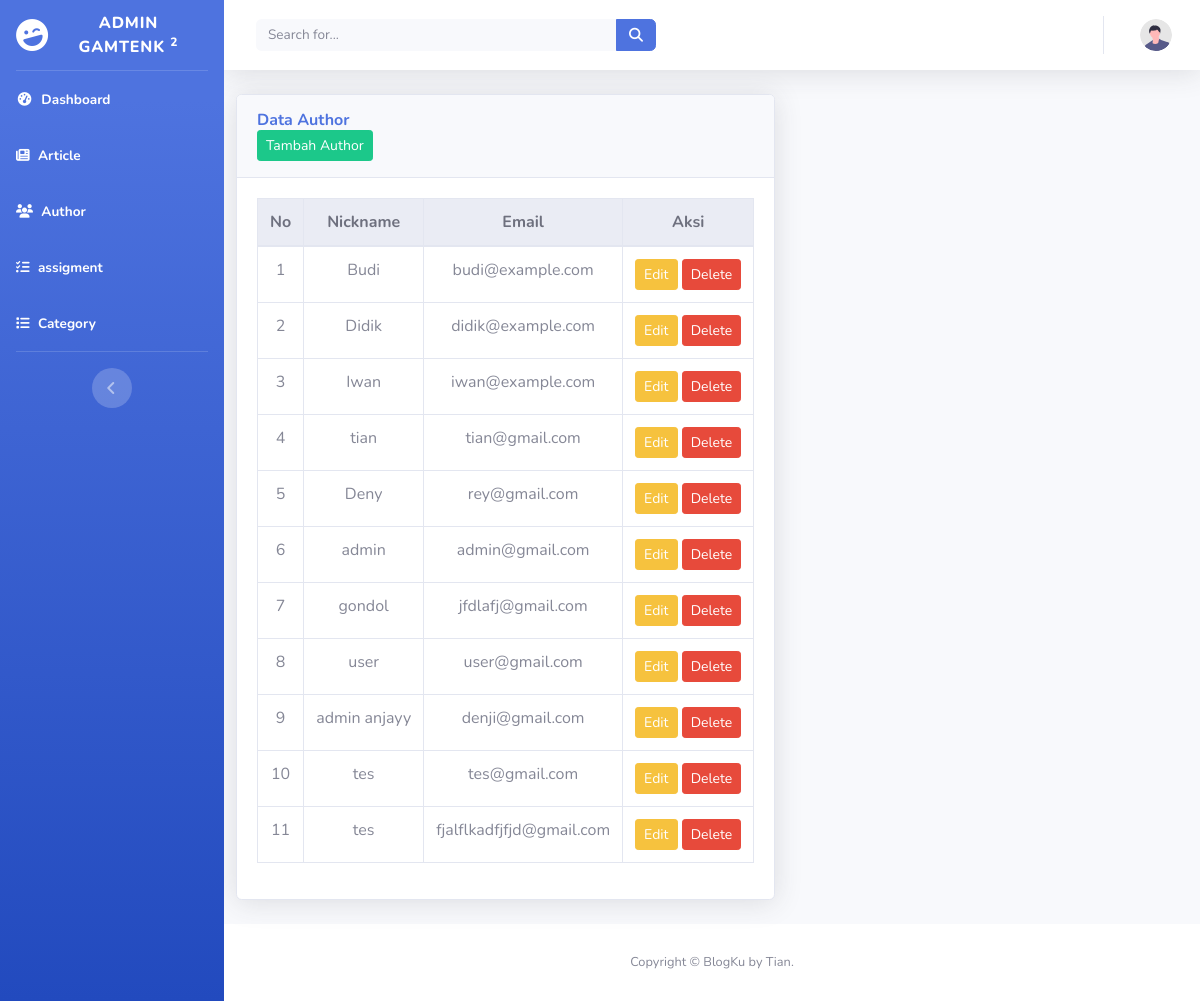
The app's page /admin/author.php with its own data.
### tables this page shows
CREATE TABLE `author` (
  `id` int(11) NOT NULL,
  `nickname` varchar(100) NOT NULL,
  `email` varchar(150) NOT NULL,
  `level` varchar(150) NOT NULL DEFAULT 'user',
  `password` varchar(255) NOT NULL
);

### admin/author.php (the view, shortened to what this page needs)
<?php
include "../koneksi.php";
?>
<!DOCTYPE html>
<html lang="en">
<head>
    <link href="../vendor/fontawesome-free/css/all.min.css" rel="stylesheet" type="text/css">
    <link href="../css/sb-admin-2.min.css" rel="stylesheet">
</head>
<body id="page-top">
    <div id="wrapper">
        <ul class="navbar-nav bg-gradient-primary sidebar sidebar-dark accordion" id="accordionSidebar">
            <a class="sidebar-brand d-flex align-items-center justify-content-center" href="index.html">
                <div class="sidebar-brand-icon rotate-n-15">
                    <i class="fas fa-laugh-wink"></i>
                </div>
                <div class="sidebar-brand-text mx-3">Admin Gamtenk <sup>2</sup></div>
            </a>
            <hr class="sidebar-divider my-0">
            <li class="nav-item active">
                <a class="nav-link" href="index.php">
                    <i class="fas fa-fw fa-tachometer-alt"></i>
                    <span>Dashboard</span></a>
            </li>
            <li class="nav-item active">
                <a class="nav-link" href="article.php">
                    <i class="fa-solid fa-newspaper"></i>
                    <span>Article</span></a>
            </li>
            <li class="nav-item active">
                <a class="nav-link" href="author.php">
                    <i class="fa-solid fa-users"></i>
                    <span>Author</span></a>
            </li>
            <li class="nav-item active">
                <a class="nav-link" href="assigment.php">
                    <i class="fa-solid fa-list-check"></i>
                    <span>assigment</span></a>
            </li>
            <li class="nav-item active">
                <a class="nav-link" href="category.php">
                    <i class="fa-solid fa-list"></i>
                    <span>Category</span></a>
            </li>
            <hr class="sidebar-divider d-none d-md-block">
            <div class="text-center d-none d-md-inline">
                <button class="rounded-circle border-0" id="sidebarToggle"></button>
            </div>
        </ul>
        <div id="content-wrapper" class="d-flex flex-column">
            <div id="content">
                <nav class="navbar navbar-expand navbar-light bg-white topbar mb-4 static-top shadow">
                    <form
                        class="d-none d-sm-inline-block form-inline mr-auto ml-md-3 my-2 my-md-0 mw-100 navbar-search">
                        <div class="input-group">
                            <input type="text" class="form-control bg-light border-0 small" placeholder="Search for..."
                                aria-label="Search" aria-describedby="basic-addon2">
                            <div class="input-group-append">
                                <button class="btn btn-primary" type="button">
                                    <i class="fas fa-search fa-sm"></i>
                                </button>
                            </div>
                        </div>
                    </form>
                    <ul class="navbar-nav ml-auto">
                        <li class="nav-item dropdown no-arrow">
                            <a class="nav-link dropdown-toggle" href="#" id="userDropdown" role="button"
                                data-toggle="dropdown" aria-haspopup="true" aria-expanded="false">
                                <img class="img-profile rounded-circle"
                                    src="../img/undraw_profile.svg">
                            </a>
                        </li>
                    </ul>
                </nav>
                <div class="container-fluid">
                    <div class="row">
                        <div class="card shadow mb-4">
                            <div class="card-header py-3 flex justify-between items-center">
                                <h6 class="m-0 font-weight-bold text-primary">Data Author</h6>
                                <button class="btn btn-success btn-sm" data-toggle="modal" data-target="#modalTambahAuthor">
                                    Tambah Author
                                </button>
                            </div>
                            <div class="card-body">
                                <div class="table-responsive">
                                    <table class="table table-bordered table-hover text-center align-middle">
                                        <thead class="thead-light">
                                            <tr>
                                                <th class="text-center">No</th>
                                                <th class="text-center">Nickname</th>
                                                <th class="text-center">Email</th>
                                                <th class="text-center">Aksi</th>
                                            </tr>
                                        </thead>
                                        <tbody>
                                            <?php
                                            $no = 1;
                                            $sql = "SELECT * FROM author";
                                            $result = $koneksi->query($sql);
                                            while ($row = $result->fetch_assoc()) {
                                            ?>
                                                <tr>
                                                    <td><?php echo $no++; ?></td>
                                                    <td><?php echo htmlspecialchars($row['nickname']); ?></td>
                                                    <td><?php echo htmlspecialchars($row['email']); ?></td>
                                                    <td>
                                                        <a href="#"
                                                            class="btn btn-warning btn-sm edit-author-btn"
                                                            data-id="<?php echo $row['id']; ?>"
                                                            data-toggle="modal"
                                                            data-target="#modalEditAuthor">
                                                            Edit
                                                        </a>
                                                        <a href="author_delete.php?id=<?php echo $row['id']; ?>" class="btn btn-danger btn-sm" onclick="return confirm('Yakin ingin menghapus?')">Delete</a>
                                                    </td>
                                                </tr>
                                            <?php } ?>
                                        </tbody>
                                    </table>
                                </div>
                            </div>
                        </div>
                    </div>
                </div>
            </div>
            <footer class="sticky-footer bg-white">
                <div class="container my-auto">
                    <div class="copyright text-center my-auto">
                        <span>Copyright &copy; BlogKu by Tian.</span>
                    </div>
                </div>
            </footer>
        </div>
    </div>
</body>
</html>

### records on screen
author: nickname "Budi", email "budi@example.com"
author: nickname "Didik", email "didik@example.com"
author: nickname "Iwan", email "iwan@example.com"
author: nickname "tian", email "tian@gmail.com"
author: nickname "Deny", email "rey@gmail.com"
author: nickname "admin", email "admin@gmail.com"
author: nickname "gondol", email "jfdlafj@gmail.com"
author: nickname "user", email "user@gmail.com"
author: nickname "admin anjayy", email "denji@gmail.com"
author: nickname "tes", email "tes@gmail.com"
author: nickname "tes", email "fjalflkadfjfjd@gmail.com"
